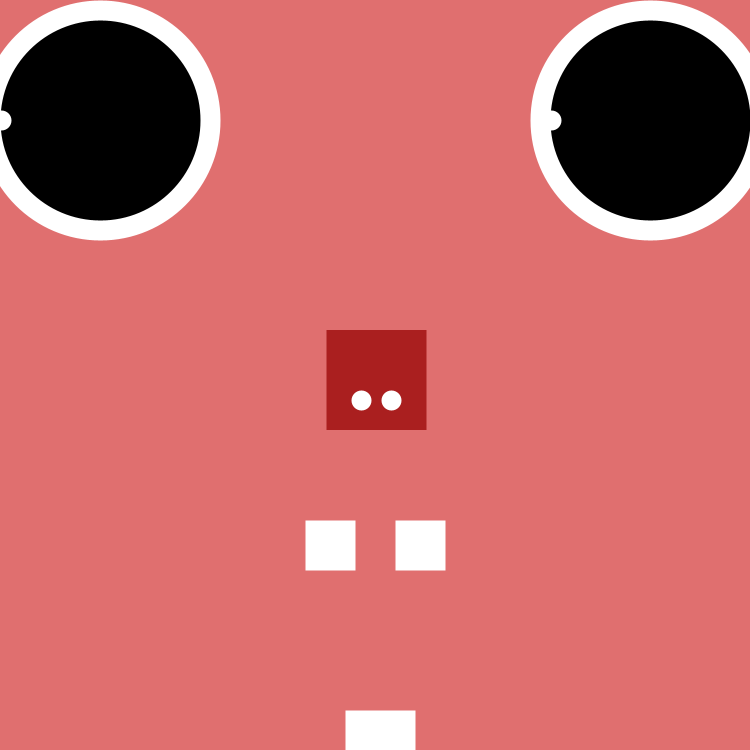
Frame 1 (no input)
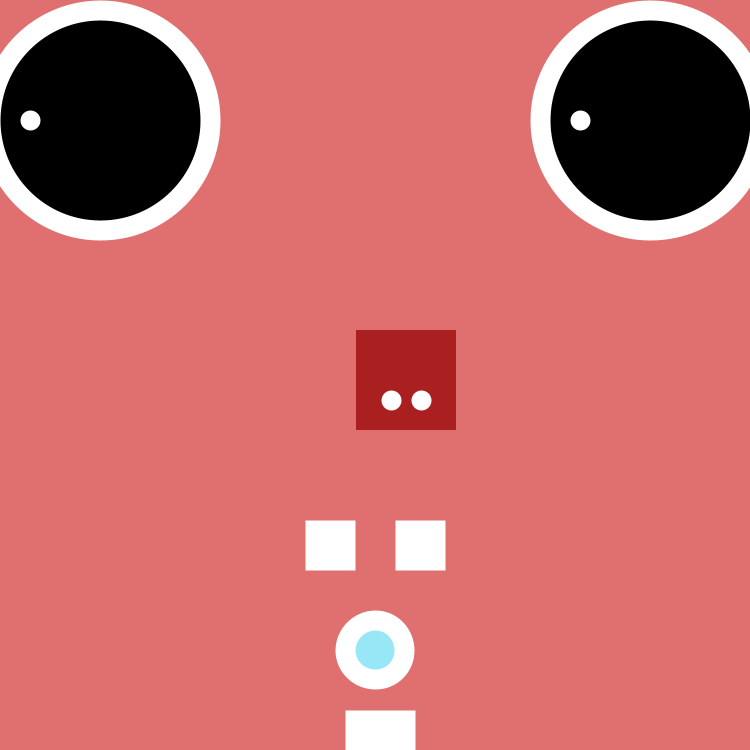
Frame 60 (the mouse pressed at the canvas centre just before this capture)
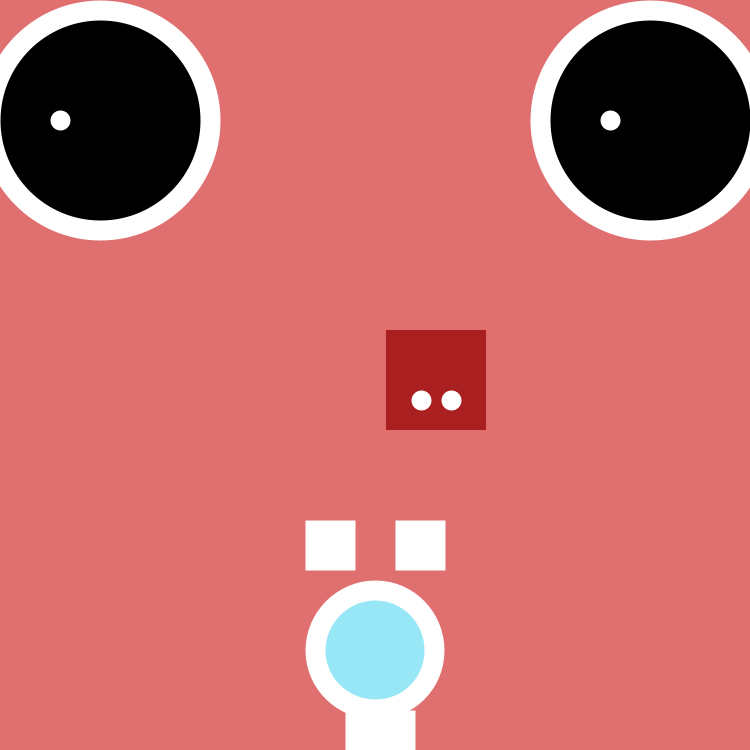
Frame 120 (the mouse held since frame 60 and released just before this capture)

The Processing sketch that drew these frames (run headless with seeded random() and noise(); from frame 60 on, the mouse is pressed at the canvas centre):

// Processing sketch: sketch_220627c
// ── sketch_220627c.pde
int diameter;
float pupilOffset=1;
float pupilSpeed=.5;


void setup() {
  size(750,750);
  
}

void draw(){
  fill(#97E7F7);
  background(#E06F6F);
  
  
  stroke(255);
  strokeWeight(20);
  //eyes
 fill(#000000);
  circle(650,120, 220);
  circle(100,120, 220);
  //mouth
  fill(#97E7F7);
  circle(375,650, diameter);
  diameter=diameter+1;
if(diameter>280){
  diameter= -Math.abs(diameter);
  text("cough", 375,375);
}
  if(diameter<100){
  diameter= diameter;
  text("if feel sick", 375,375);
}
//pupils
fill(0);
point(pupilOffset,120);
point(pupilOffset+550,120);

//pupill move
pupilOffset=pupilOffset+pupilSpeed;
if (pupilOffset>195){
pupilSpeed=-abs(pupilSpeed);
}
if (pupilOffset< 5){
pupilSpeed= abs(pupilSpeed);
}
//nose
noStroke();
fill(#AA1F1F);
  square(pupilOffset+325,330, 100);

//nostrills
stroke(255);
strokeWeight(20);


point(pupilOffset+360,400);
point(pupilOffset+390,400);

//teeth
fill(#FFFFFF);
square(355,720, 50);
square(405,530, 30);
square(315,530, 30);

}
